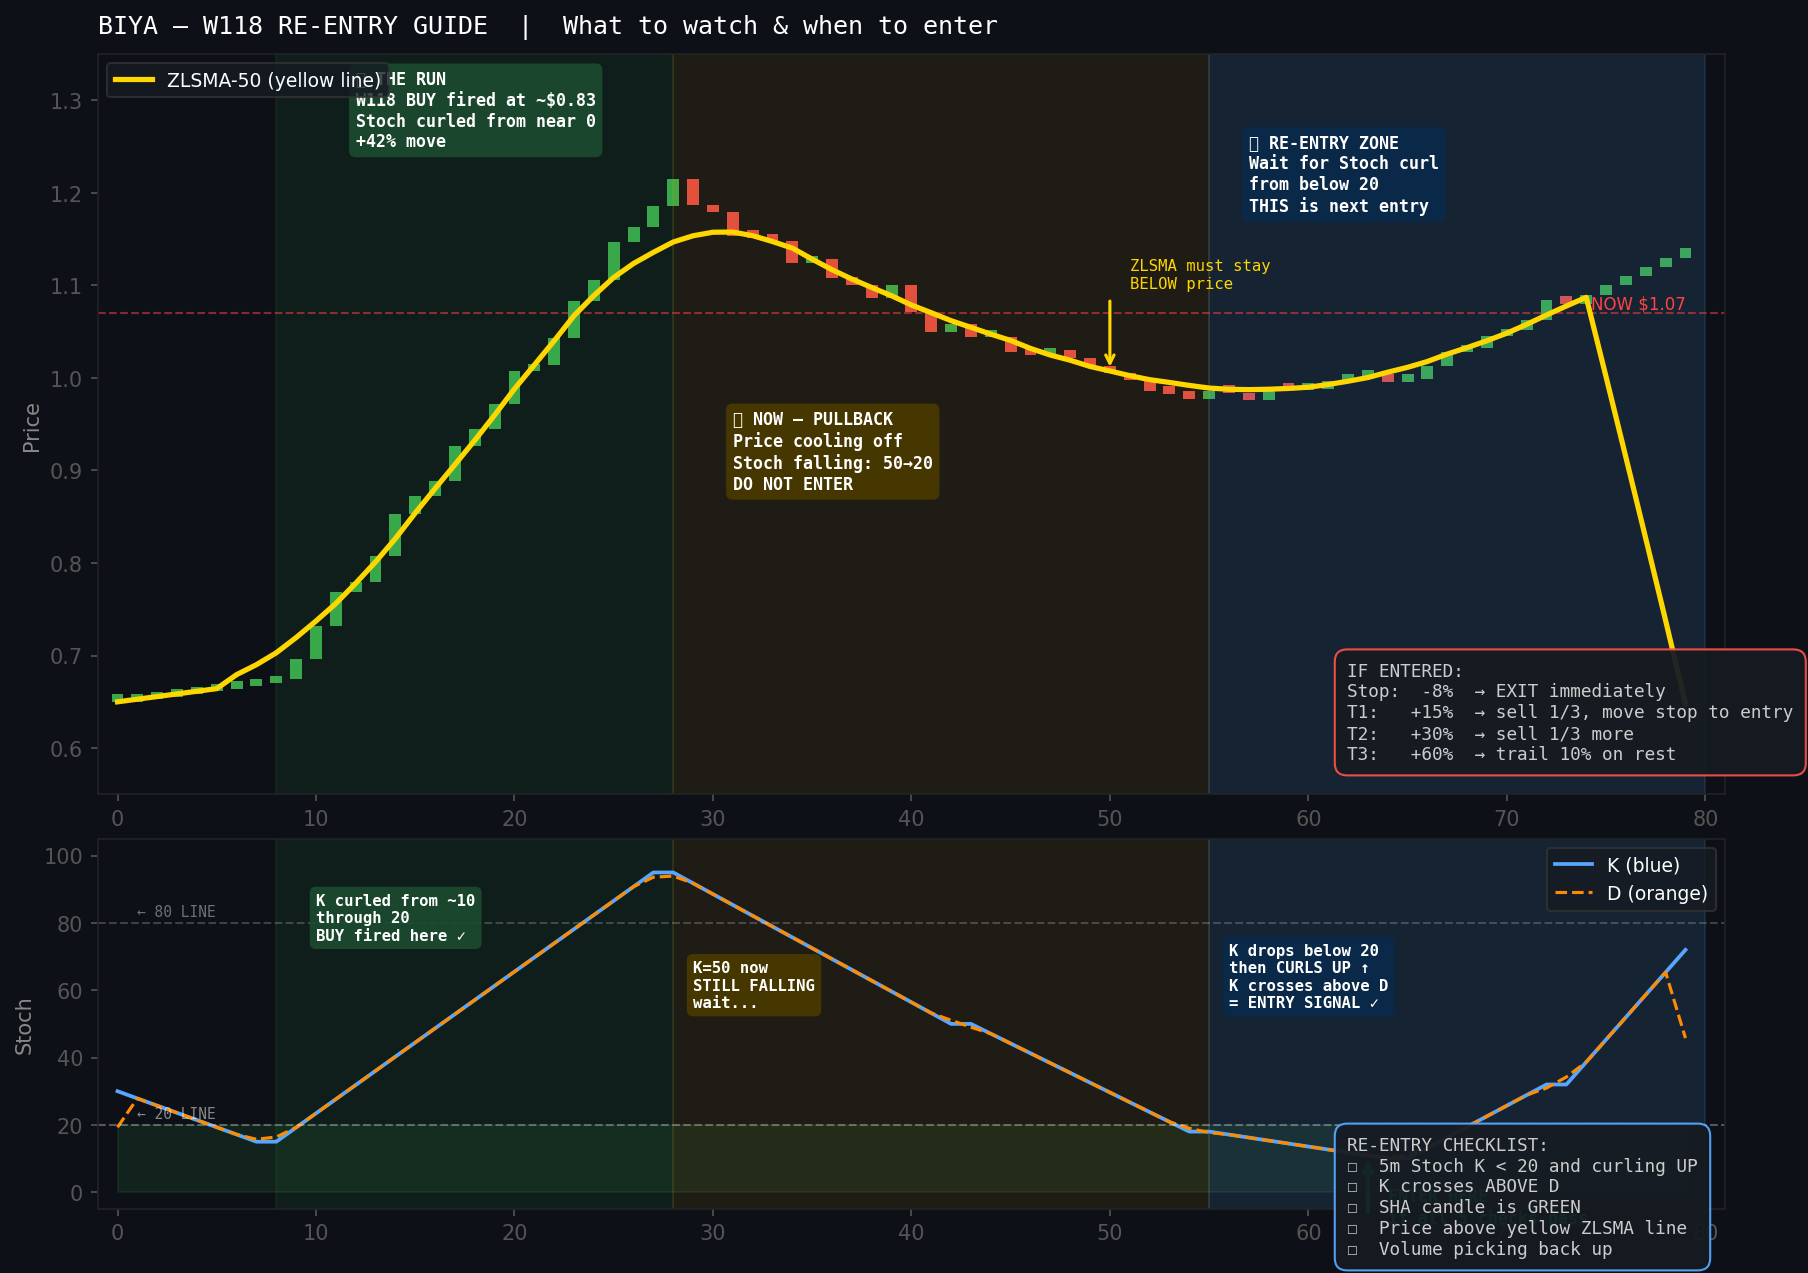

Source code (Python):
import matplotlib.pyplot as plt
import matplotlib.patches as mpatches
from matplotlib.patches import FancyArrowPatch, FancyBboxPatch
import numpy as np

fig, (ax1, ax2) = plt.subplots(2, 1, figsize=(14, 10),
                                gridspec_kw={'height_ratios': [2, 1]},
                                facecolor='#0d1117')
fig.subplots_adjust(hspace=0.08)

for ax in [ax1, ax2]:
    ax.set_facecolor('#0d1117')
    ax.tick_params(colors='#555555')
    for spine in ax.spines.values():
        spine.set_color('#222222')

# ── simulate BIYA price data ───────────────────────────────────────────────
np.random.seed(42)
n = 80

# premarket run + pullback + potential re-entry
price = np.concatenate([
    np.linspace(0.65, 0.67, 8),                          # flat start
    np.linspace(0.67, 1.20, 20) + np.random.randn(20)*0.01,  # the big run
    np.linspace(1.20, 1.05, 15) + np.random.randn(15)*0.01,  # pullback
    np.linspace(1.05, 0.98, 12) + np.random.randn(12)*0.005, # continuing down
    np.linspace(0.98, 1.00, 10) + np.random.randn(10)*0.005, # base forming
    np.linspace(1.00, 1.08, 8) + np.random.randn(8)*0.005,   # potential re-curl
    np.linspace(1.08, 1.14, 7),                           # re-entry run
])
price = price[:n]
t = np.arange(n)

# zlsma - smoothed trend
zlsma = np.convolve(price, np.ones(12)/12, mode='same')
zlsma[:6] = price[:6]

# candle colors
colors = []
for i in range(n):
    if i == 0:
        colors.append('#3fb950')
    else:
        colors.append('#3fb950' if price[i] >= price[i-1] else '#f85149')

# ── price panel ────────────────────────────────────────────────────────────
bar_w = 0.6
for i in t:
    h = max(abs(price[i] - (price[i-1] if i>0 else price[i])), 0.008)
    low = min(price[i], price[i-1] if i>0 else price[i])
    ax1.bar(i, h, bottom=low, width=bar_w, color=colors[i], alpha=0.9)

ax1.plot(t, zlsma, color='#FFD700', linewidth=2.5, label='ZLSMA-50 (yellow line)', zorder=5)
ax1.set_xlim(-1, n+1)
ax1.set_ylim(0.55, 1.35)
ax1.set_ylabel('Price', color='#888888', fontsize=10)
ax1.yaxis.label.set_color('#888888')

# current price line
ax1.axhline(y=1.07, color='#ff4444', linestyle='--', alpha=0.5, linewidth=1)
ax1.text(n-1, 1.075, 'NOW $1.07', color='#ff4444', fontsize=8, ha='right')

# ── ZONE LABELS on price chart ─────────────────────────────────────────────
def label_box(ax, x, y, text, color, fontsize=8.5):
    ax.annotate(text, xy=(x, y), fontsize=fontsize, color='white',
                fontfamily='monospace', fontweight='bold',
                bbox=dict(boxstyle='round,pad=0.4', facecolor=color,
                          edgecolor='none', alpha=0.92))

# zone 1: the big run (already happened)
ax1.axvspan(8, 28, alpha=0.08, color='#3fb950')
label_box(ax1, 12, 1.25, '① THE RUN\nW118 BUY fired at ~$0.83\nStoch curled from near 0\n+42% move', '#1a4a2e', fontsize=8)

# zone 2: current pullback
ax1.axvspan(28, 55, alpha=0.08, color='#ffaa00')
label_box(ax1, 31, 0.88, '② NOW — PULLBACK\nPrice cooling off\nStoch falling: 50→20\nDO NOT ENTER', '#4a3a00', fontsize=8)

# zone 3: re-entry zone
ax1.axvspan(55, n, alpha=0.12, color='#58a6ff')
label_box(ax1, 57, 1.18, '③ RE-ENTRY ZONE\nWait for Stoch curl\nfrom below 20\nTHIS is next entry', '#0a2a4a', fontsize=8)

# zlsma support arrow
ax1.annotate('', xy=(50, zlsma[50]), xytext=(50, zlsma[50]+0.08),
             arrowprops=dict(arrowstyle='->', color='#FFD700', lw=1.5))
ax1.text(51, zlsma[50]+0.09, 'ZLSMA must stay\nBELOW price', color='#FFD700', fontsize=7.5, fontfamily='monospace')

ax1.set_title('BIYA — W118 RE-ENTRY GUIDE  |  What to watch & when to enter',
              color='white', fontsize=12, fontfamily='monospace', pad=10, loc='left')
ax1.legend(loc='upper left', facecolor='#161b22', edgecolor='#333333',
           labelcolor='white', fontsize=9)

# ── stoch panel ────────────────────────────────────────────────────────────
# simulate stoch K matching the price story
stoch_k = np.concatenate([
    np.linspace(30, 15, 8),
    np.linspace(15, 95, 20),
    np.linspace(95, 50, 15),
    np.linspace(50, 18, 12),
    np.linspace(18, 10, 10),
    np.linspace(10, 32, 8),
    np.linspace(32, 72, 7),
])
stoch_k = stoch_k[:n]
stoch_d = np.convolve(stoch_k, np.ones(3)/3, mode='same')

ax2.plot(t, stoch_k, color='#58a6ff', linewidth=1.8, label='K (blue)')
ax2.plot(t, stoch_d, color='#ff8c00', linewidth=1.5, label='D (orange)', linestyle='--')
ax2.axhline(y=20, color='#ffffff', linestyle='--', alpha=0.3, linewidth=1)
ax2.axhline(y=80, color='#ffffff', linestyle='--', alpha=0.2, linewidth=1)
ax2.fill_between(t, 0, 20, alpha=0.1, color='#3fb950')  # buy zone

ax2.set_xlim(-1, n+1)
ax2.set_ylim(-5, 105)
ax2.set_ylabel('Stoch', color='#888888', fontsize=10)
ax2.yaxis.label.set_color('#888888')

# zone shading matching price
ax2.axvspan(8, 28, alpha=0.08, color='#3fb950')
ax2.axvspan(28, 55, alpha=0.08, color='#ffaa00')
ax2.axvspan(55, n, alpha=0.12, color='#58a6ff')

# stoch annotations
ax2.text(1, 22, '← 20 LINE', color='#ffffff', fontsize=7, alpha=0.5, fontfamily='monospace')
ax2.text(1, 82, '← 80 LINE', color='#ffffff', fontsize=7, alpha=0.4, fontfamily='monospace')

label_box(ax2, 10, 75, 'K curled from ~10\nthrough 20\nBUY fired here ✓', '#1a4a2e', fontsize=7.5)

label_box(ax2, 29, 55, 'K=50 now\nSTILL FALLING\nwait...', '#4a3a00', fontsize=7.5)

label_box(ax2, 56, 55, 'K drops below 20\nthen CURLS UP ↑\nK crosses above D\n= ENTRY SIGNAL ✓', '#0a2a4a', fontsize=7.5)

# entry arrow
ax2.annotate('', xy=(63, stoch_k[63]), xytext=(63, stoch_k[63]-18),
             arrowprops=dict(arrowstyle='->', color='#00ff88', lw=2))
ax2.text(64, stoch_k[63]-20, 'ENTER HERE\nif all 5 checks pass', color='#00ff88',
         fontsize=8, fontweight='bold', fontfamily='monospace')

ax2.legend(loc='upper right', facecolor='#161b22', edgecolor='#333333',
           labelcolor='white', fontsize=9)

# ── re-entry checklist box ─────────────────────────────────────────────────
checks = [
    '☐  5m Stoch K < 20 and curling UP',
    '☐  K crosses ABOVE D',
    '☐  SHA candle is GREEN',
    '☐  Price above yellow ZLSMA line',
    '☐  Volume picking back up',
]
checklist_text = 'RE-ENTRY CHECKLIST:\n' + '\n'.join(checks)
fig.text(0.72, 0.08, checklist_text, fontsize=8.5, color='#cccccc',
         fontfamily='monospace',
         bbox=dict(boxstyle='round,pad=0.7', facecolor='#161b22',
                   edgecolor='#58a6ff', alpha=0.95))

exit_text = ('IF ENTERED:\n'
             'Stop:  -8%  → EXIT immediately\n'
             'T1:   +15%  → sell 1/3, move stop to entry\n'
             'T2:   +30%  → sell 1/3 more\n'
             'T3:   +60%  → trail 10% on rest')
fig.text(0.72, 0.41, exit_text, fontsize=8.5, color='#cccccc',
         fontfamily='monospace',
         bbox=dict(boxstyle='round,pad=0.7', facecolor='#161b22',
                   edgecolor='#f85149', alpha=0.95))

out = '/home/user/tradingbaby/tools/biya_guide.png'
plt.savefig(out, dpi=150, bbox_inches='tight', facecolor='#0d1117')
print(f'Saved: {out}')
plt.close()
